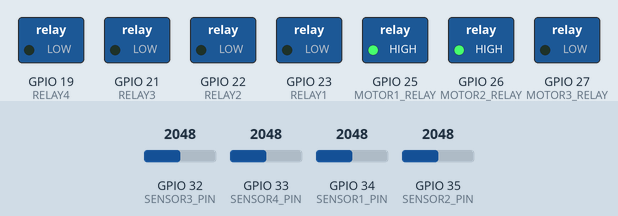
The sketch below on a simulated ESP32. Shown: switched loads named in the sketch (green lamp = pin HIGH). Inputs (shaded band) come from the test bench; at power-on: GPIO 32 (SENSOR3_PIN) = 2048, GPIO 33 (SENSOR4_PIN) = 2048, GPIO 34 (SENSOR1_PIN) = 2048, GPIO 35 (SENSOR2_PIN) = 2048. WiFi joins after 1.5 s; servers stay silent unless stated; what the sketch prints to the serial monitor is not drawn.

Above: at 1.6 s.
At 5.6 s:
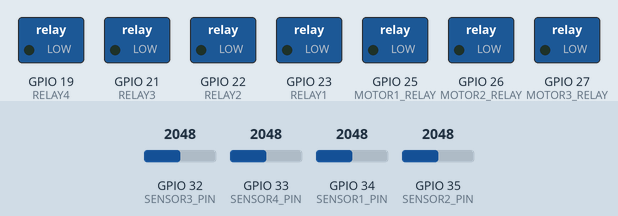
At 128.3 s:
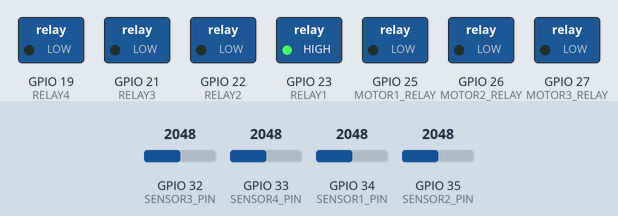
Timing chart, 0 to 129.8 s (numbered marks = the images above):
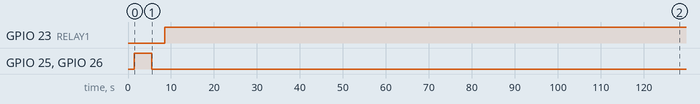

The sketch:

ESP32_Code.ino
```cpp
#include <WiFi.h>
#include <FirebaseESP32.h>

// Replace with your network credentials
#define WIFI_SSID "Vansh"
#define WIFI_PASSWORD "qwertyuiop"

// Firebase project credentials
#define API_KEY "AIzaSyAFkFNEgeO1DIq407MyxV5KlXHKvZwQyxQ"
#define DATABASE_URL "https://iot-project-31020-default-rtdb.asia-southeast1.firebasedatabase.app/"

// Firebase objects
FirebaseData firebaseData;
FirebaseAuth auth;
FirebaseConfig config;

// Define relay and sensor pins
#define RELAY1 23
#define RELAY2 22
#define RELAY3 21
#define RELAY4 19

#define MOTOR1_RELAY 25
#define MOTOR2_RELAY 26
#define MOTOR3_RELAY 27

#define SENSOR1_PIN 34
#define SENSOR2_PIN 35
#define SENSOR3_PIN 32
#define SENSOR4_PIN 33

#define RAIN_SENSOR_PIN 4
#define DRY_THRESHOLD 2000

int currentZone = 1;
unsigned long zoneStartTime = 0;
const unsigned long maxZoneDuration = 60000;

bool motorsStarted = false;
bool motor3Started = false;
unsigned long motorStartTime = 0;
unsigned long motor3DelayStart = 0;

void setup() {
  Serial.begin(115200);

  // Set pin modes
  pinMode(RELAY1, OUTPUT); pinMode(RELAY2, OUTPUT);
  pinMode(RELAY3, OUTPUT); pinMode(RELAY4, OUTPUT);
  pinMode(MOTOR1_RELAY, OUTPUT); pinMode(MOTOR2_RELAY, OUTPUT); pinMode(MOTOR3_RELAY, OUTPUT);
  pinMode(RAIN_SENSOR_PIN, INPUT);

  // Turn off all relays initially
  digitalWrite(RELAY1, LOW); digitalWrite(RELAY2, LOW);
  digitalWrite(RELAY3, LOW); digitalWrite(RELAY4, LOW);
  digitalWrite(MOTOR1_RELAY, LOW); digitalWrite(MOTOR2_RELAY, LOW); digitalWrite(MOTOR3_RELAY, LOW);

  // Connect to Wi-Fi
  Serial.print("Connecting to Wi-Fi");
  WiFi.begin(WIFI_SSID, WIFI_PASSWORD);
  while (WiFi.status() != WL_CONNECTED) {
    Serial.print(".");
    delay(300);
  }
  Serial.println("\nWi-Fi connected: " + WiFi.localIP().toString());

  // Firebase Config
  config.api_key = API_KEY;
  config.database_url = DATABASE_URL;

  // Anonymous sign-in
  auth.user.email = "vanshbadjate108@gmail.com";
  auth.user.password = "9403931288@";

  Firebase.begin(&config, &auth);
  Firebase.reconnectWiFi(true);
  Serial.println("Firebase initialized");

  motorStartTime = millis();
}

void loop() {
  int moisture1 = analogRead(SENSOR1_PIN);
  int moisture2 = analogRead(SENSOR2_PIN);
  int moisture3 = analogRead(SENSOR3_PIN);
  int moisture4 = analogRead(SENSOR4_PIN);

  if (!motorsStarted) {
    digitalWrite(MOTOR1_RELAY, HIGH);
    digitalWrite(MOTOR2_RELAY, HIGH);
    if (millis() - motorStartTime >= 4000) {
      digitalWrite(MOTOR1_RELAY, LOW);
      digitalWrite(MOTOR2_RELAY, LOW);
      motorsStarted = true;
      motor3DelayStart = millis();
      Serial.println("Motors 1 & 2 stopped. Preparing Motor 3.");
    }
    return;
  }

  if (motorsStarted && !motor3Started) {
    if (millis() - motor3DelayStart >= 3000) {
      digitalWrite(MOTOR3_RELAY, HIGH);
      motor3Started = true;
      Serial.println("Motor 3 Started.");
    }
    return;
  }

  if (motor3Started && moisture4 > DRY_THRESHOLD) {
    digitalWrite(MOTOR3_RELAY, LOW);
    motor3Started = false;
    zoneStartTime = millis();
    Serial.println("Motor 3 OFF. Sensor 4 is wet. Starting irrigation.");
  }

  if (motor3Started) {
    Serial.print("Waiting for Sensor4 to be wet. Moisture: ");
    Serial.println(moisture4);
    delay(1000);
    return;
  }

  switch (currentZone) {
    case 1:
      digitalWrite(RELAY1, HIGH);
      updateFirebaseLineStatus(1);
      if (moisture1 < DRY_THRESHOLD || millis() - zoneStartTime > maxZoneDuration) {
        digitalWrite(RELAY1, LOW);
        currentZone = 2;
        zoneStartTime = millis();
      }
      break;
    case 2:
      digitalWrite(RELAY2, HIGH);
      updateFirebaseLineStatus(2);
      if (moisture2 < DRY_THRESHOLD || millis() - zoneStartTime > maxZoneDuration) {
        digitalWrite(RELAY2, LOW);
        currentZone = 3;
        zoneStartTime = millis();
      }
      break;
    case 3:
      digitalWrite(RELAY3, HIGH);
      updateFirebaseLineStatus(3);
      if (moisture3 < DRY_THRESHOLD || millis() - zoneStartTime > maxZoneDuration) {
        digitalWrite(RELAY3, LOW);
        currentZone = 4;
        zoneStartTime = millis();
      }
      break;
    case 4:
      digitalWrite(RELAY4, HIGH);
      updateFirebaseLineStatus(4);
      if (moisture4 < DRY_THRESHOLD || millis() - zoneStartTime > maxZoneDuration) {
        digitalWrite(RELAY4, LOW);
        currentZone = 1;
        zoneStartTime = millis();
      }
      break;
  }

  delay(1000);
}

void updateFirebaseLineStatus(int lineNumber) {
  if (Firebase.ready()) {
    String path = "/currentLine";
    if (Firebase.setInt(firebaseData, path.c_str(), lineNumber)) {
      Serial.print("Firebase updated: ");
      Serial.println(lineNumber);
    } else {
      Serial.print("Firebase update failed: ");
      Serial.println(firebaseData.errorReason());
    }
  } else {
    Serial.println("Firebase not ready.");
  }
}
```

Measured:
- by itself, GPIO 23 (RELAY1): LOW → HIGH at 8.5 s
- by itself, GPIO 25 (MOTOR1_RELAY), GPIO 26 (MOTOR2_RELAY): LOW → HIGH at 1.5 s, → LOW 4.0 s later
